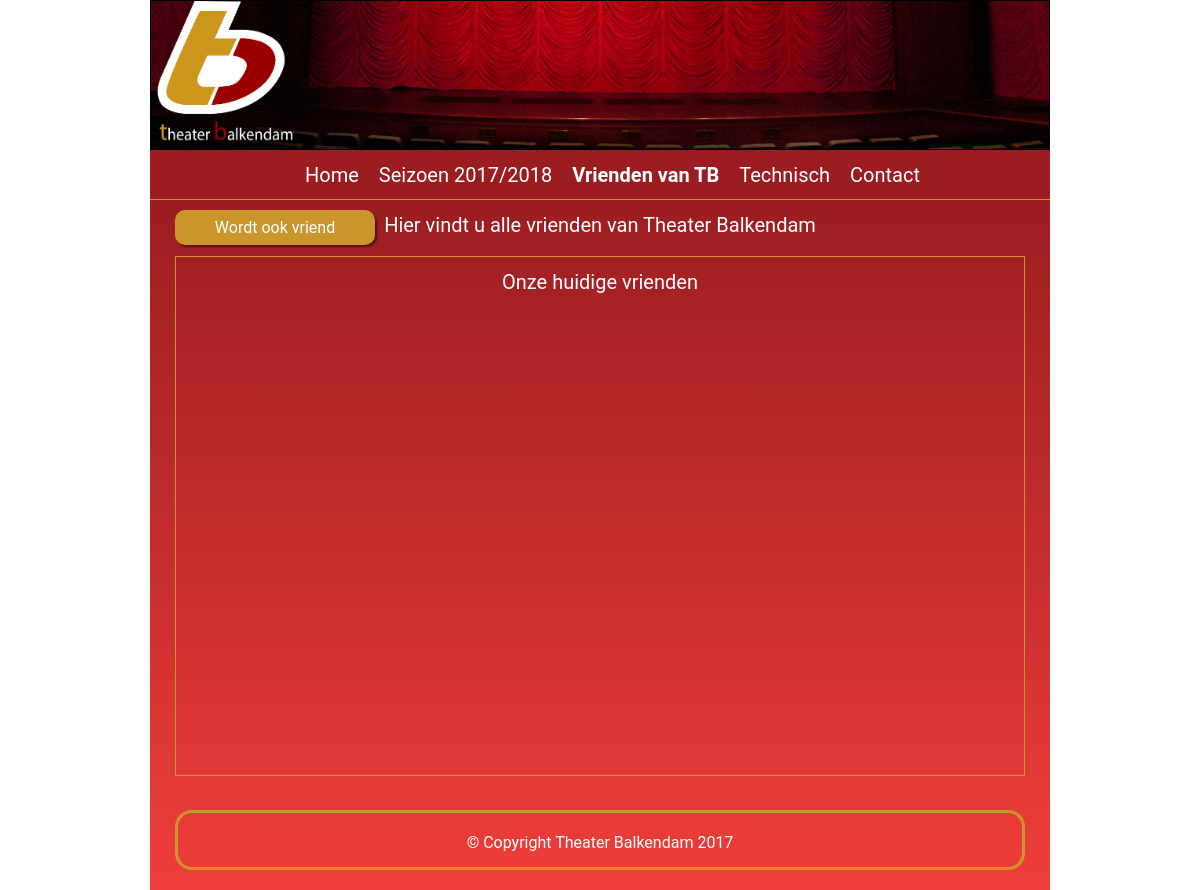
The app's page /Pages/vrienden.php, older data.
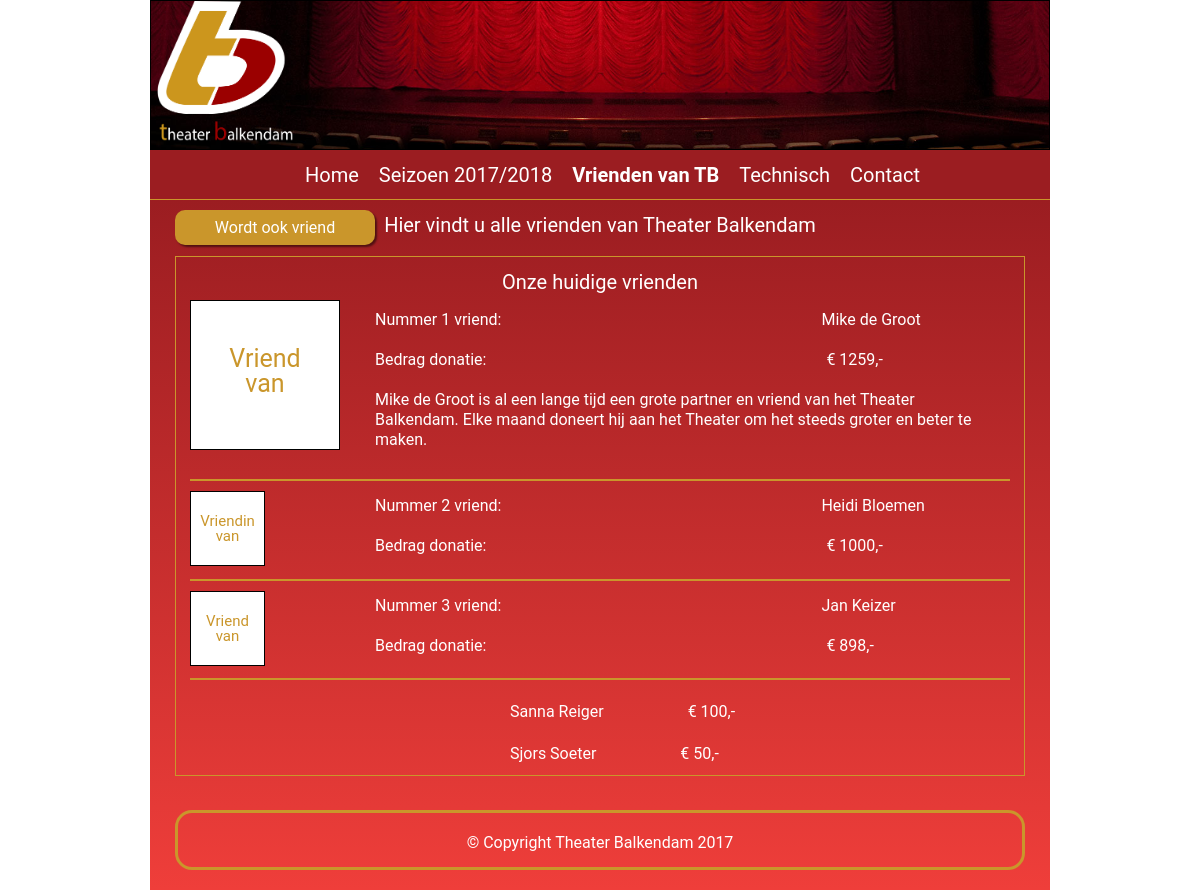
The same page, newer data.
### tables this page shows
CREATE TABLE IF NOT EXISTS `vrienden` (
  `idvrienden` int(11) NOT NULL,
  `naam` varchar(100) NOT NULL,
  `bedrag` int(100) NOT NULL,
  `beschrijving` varchar(1000) NOT NULL,
  `geslacht` varchar(20) NOT NULL,
  `email` varchar(100) NOT NULL,
  `betaalmethode` varchar(20) NOT NULL,
  `telnum` varchar(10) NOT NULL
);

### Pages/vrienden.php (the view, shortened to what this page needs)
<?php
    $out = '';
    $i = 1;
    $conn = new mysqli('localhost', 'root', 'root', 'theaterbalkendam');
    $query = 'SELECT * FROM (SELECT * FROM vrienden ORDER BY bedrag ASC LIMIT 5) AS test ORDER BY bedrag DESC;';
    $res = $conn->query($query);
    while($row = $res->fetch_assoc()){
        $bedrag = "€ " . $row['bedrag'];
        if (strpos($bedrag, '.') !== false){
            $bedrag = str_replace('.', ',', $bedrag);
        }else{
            $bedrag = $bedrag . ",-";
        }
        if ($row['geslacht'] === 'Man'){
            $vriend = 'Vriend';
        }else{
            $vriend = 'Vriendin';
        }
        $out .= "<div class='vriend$i'>";
        if ($i < 4) {
            if ($i === 1) {
                $out .= "<div class='foto$i'>";
                $out .= "<p class='vriendvan$i'>";
            }else{
                $out .= "<div class='foto2'>";
                $out .= "<p class='vriendvan2'>";
            }
            $out .= "$vriend<br>van";
            $out .= "</p>";
            $out .= "</div>";
            $out .= "<div class='txt$i'>";
            $out .= "<p class='info$i'>";
            $out .= "Nummer $i vriend:<span class='span1'>" . $row['naam'] . "</span><br>";
            $out .= "Bedrag donatie:<span class='span2'> " . $bedrag . "</span><br>";
            $out .= "</p>";
            if ($i === 1) {
                $out .= "<p class='omschrijf$i'>";
                $out .= $row['beschrijving'];
                $out .= "</p>";
            }
            $out .= "</div>";
        }else{
            $out .= $row['naam'];
            $out .= " <span class='span3'>" . $bedrag. "</span>";
        }
        $out .= "</div>";
        $i++;
    }
?>
<!DOCTYPE html>
<html lang="nl">
    <head>
        <link rel="stylesheet" href="../Assets/StyleSheets/general.css">
        <link rel="stylesheet" href="../Assets/StyleSheets/vrienden.css">
    </head>
    <body>
        <div class="container">
            <header class="header">
                <div class="banner">
                    <img class="logo" src="../Img/logo.png" alt="logo">
                </div>
                <nav>
                    <ul>
                        <li><a href="../index.php">Home</a></li>
                        <li><a href="seizoen.php">Seizoen 2017/2018</a></li>
                        <li><a href="vrienden.php" class="vrienden">Vrienden van TB</a></li>
                        <li><a href="technisch.php">Technisch</a></li>
                        <li><a href="contact.php">Contact</a></li>
                    </ul>
                </nav>
            </header>
            <div class="main">
                <a class="vriendworden" href="word_vriend.php">Wordt ook vriend</a>
                <p class="welkom_text">Hier vindt u alle vrienden van Theater Balkendam</p>
                <br>
                <div class="basis">
                    <p class="welkom_text">Onze huidige vrienden</p>
                    <?php echo $out;?>
                </div>
            </div>
            <footer>© Copyright Theater Balkendam 2017</footer>
        </div>
    </body>
</html>

### Assets/StyleSheets/general.css (style rules this page uses)
html, body, div, span, applet, object, iframe, h1, h2, h3, h4, h5, h6, p, blockquote, pre, a, abbr, acronym, address, big, cite, code, del, dfn, em, img, ins, kbd, q, s, samp, small, strike, strong, sub, sup, tt, var, b, u, i, center, dl, dt, dd, ol, ul, li, fieldset, form, label, legend, table, caption, tbody, tfoot, thead, tr, th, td, article, aside, canvas, details, embed, figure, figcaption, footer, header, menu, nav, output, ruby, section, summary, time, mark, audio, video { margin: 0; padding: 0; border: 0; font-size: 100%; vertical-align: baseline; }
article, aside, details, figcaption, figure, footer, header, menu, nav, section { display: block; }
body { line-height: 1; color: white; }
ol, ul { list-style: none; }
a { text-decoration: none; }
* { box-sizing: border-box; font-family: 'Roboto', sans-serif; }
.container { width: 900px; height: 100vh; margin: 0 auto; }
.banner { width: 900px; height: 150px; border: 1px black solid; background: url("../../Img/banner.jpg") center center ; background-size: cover; }
.logo { height: 150px; width: 150px; }
nav { position: absolute; top: 150px; width: 900px; height: 50px; background-color: #9b1d21; color: white; border-bottom: solid 1px #ca962b; }
nav, ul, li { float: left; }
nav>ul { position: absolute; left: 145px; }
nav>ul>li { font-size: 20px; margin: 10px; line-height: 30px; }
nav>ul>li>a { text-decoration: none; color: white; }
.main { width: 900px; height: 690px; position: absolute; top: 200px; background: #9b1d21; background: -moz-linear-gradient(top, #9b1d21 0%, #ef3e3a 100%); background: -webkit-linear-gradient(top, #9b1d21 0%,#ef3e3a 100%); background: linear-gradient(to bottom, #9b1d21 0%,#ef3e3a 100%); filter: progid:DXImageTransform.Microsoft.gradient( startColorstr='#9b1d21', endColorstr='#ef3e3a',GradientType=0 ); }
footer { position: relative; top: 660px; left: 25px; width: 850px; height: 60px; border: 3px #ca962b solid; border-radius: 17px; text-align: center; line-height: 60px; }

### Assets/StyleSheets/vrienden.css (style rules this page uses)
.vriendworden { width: 200px; height: 35px; left: 25px; top: 10px; border-radius: 10px; background-color: #ca962b; color: white; position: absolute; text-align: center; line-height: 35px; box-shadow: 2px 2px 2px 0 rgba(0,0,0,0.50); }
.welkom_text { font-size: 20px; text-align: center; margin-top: 15px; }
.basis { width: 850px; height: 520px; margin-left: 25px; border: 1px #ca962b solid; margin-top: 5px; }
.vrienden { font-weight: bold; }
.vriend1 { border-bottom: 1px #ca962b solid; width: 820px; height: 180px; position: absolute; top: 100px; left: 40px; right: 10px; }
.vriend2 { border-top: 1px #ca962b solid; border-bottom: 1px #ca962b solid; width: 820px; height: 100px; position: absolute; top: 280px; left: 40px; right: 10px; }
.vriend3 { border-top: 1px #ca962b solid; border-bottom: 2px #ca962b solid; width: 820px; height: 100px; position: absolute; top: 380px; left: 40px; right: 10px; }
.vriend4 { width: 380px; height: 25px; padding-top: 4px; padding-left: 60px; position: absolute; top: 500px; left: 300px; right: 10px; color: white; }
.vriend5 { width: 380px; height: 25px; padding-top: 4px; padding-left: 60px; position: absolute; top: 542px; left: 300px; right: 10px; color: white; }
.foto1 { width: 150px; height: 150px; background-color: white; text-align: center; color: #ca962b; padding-top: 45px; border: 1px solid black; }
.foto2 { width: 75px; height: 75px; background-color: white; text-align: center; margin-top: 10px; color: #ca962b; padding-top: 22px; border: 1px solid black; }
.vriendvan1 { font-size: 25px; }
.vriendvan2 { font-size: 15px; }
.txt1 { width: 640px; height: 150px; top: 0; left: 175px; position: absolute; color: white; }
.info1 { padding-left: 10px; padding-right: 10px; line-height: 40px; }
.omschrijf1 { padding-top: 10px; padding-left: 10px; padding-right: 10px; line-height: 20px; }
.txt2 { width: 640px; height: 100px; top: 5px; left: 175px; position: absolute; color: white; }
.info2 { padding-left: 10px; padding-right: 10px; line-height: 40px; }
.txt3 { width: 640px; height: 100px; top: 5px; left: 175px; position: absolute; color: white; }
.info3 { padding-left: 10px; padding-right: 10px; line-height: 40px; }

### Pages/vrienden.php (style rules this page uses)
.span1 { padding-left: 20em; }
.span2 { padding-left: 21em; }
.span3 { padding-left: 5em; }

Row changes from the older to the newer data that the page shows:
added vrienden: geslacht "Vriend", naam "Mike de Groot", bedrag "€ 1259,-", value "Mike de Groot is al een lange tijd een grote partner en vriend van het Theater Balkendam. Elke maand doneert hij aan het Theater om het steeds groter en beter te maken."
added vrienden: geslacht "Vriendin", naam "Heidi Bloemen", bedrag "€ 1000,-"
added vrienden: geslacht "Vriend", naam "Jan Keizer", bedrag "€ 898,-"
added vrienden: value "Sanna Reiger", bedrag "€ 100,-"
added vrienden: value "Sjors Soeter", bedrag "€ 50,-"
